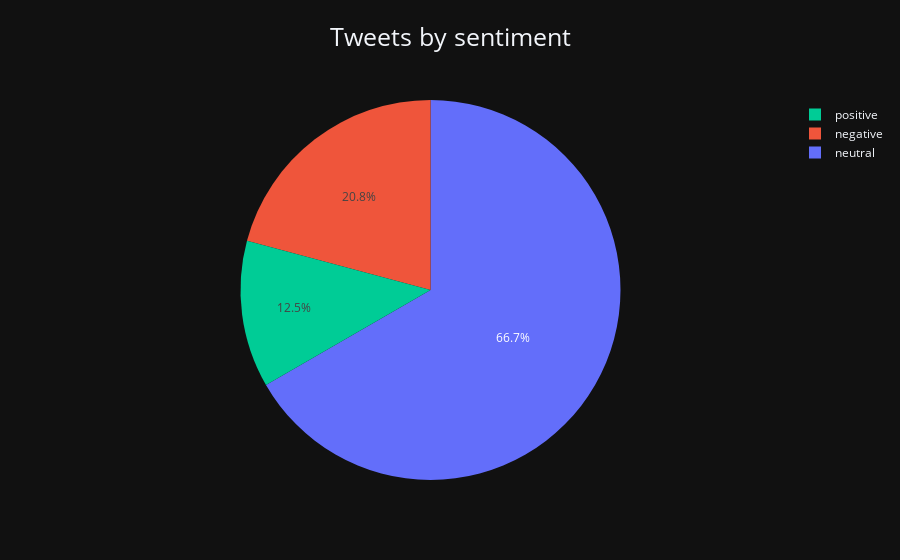

The cell this chart's notebook holds for it:
### Code cell
sent_pie(twt_df, 'count', 'tweet_finBERT', "Tweets by sentiment").show()

### Figure 1 — Plotly figure (JSON) as saved in the notebook; plotly's stock layout.template omitted (floating-point values rounded to 4 significant figures)
{"data": [{"domain": {"x": [0, 1], "y": [0, 1]}, "hovertemplate": "tweet_finBERT=%{label}<br>count=%{value}<extra></extra>", "labels": ["negative", "neutral", "positive", "neutral", "neutral", "negative", "neutral", "neutral", "negative", "neutral", "negative", "neutral", "negative", "neutral", "positive", "neutral"], "legendgroup": "", "name": "", "showlegend": true, "type": "pie", "values": [2, 12, 2, 2, 1, 1, 1, 1, 1, 1, 2, 5, 4, 6, 4, 3]}], "layout": {"legend": {"tracegroupgap": 0, "traceorder": "reversed"}, "title": {"font": {"size": 25}, "text": "Tweets by sentiment", "x": 0.5, "xanchor": "center", "y": 0.95, "yanchor": "top"}}}
